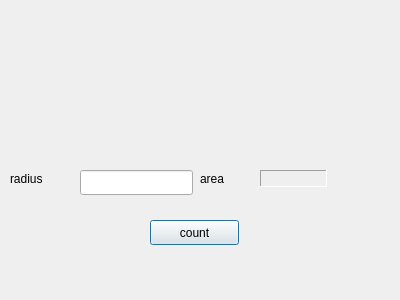
<?xml version="1.0" encoding="UTF-8"?>
<ui version="4.0">
 <class>Dialog</class>
 <widget class="QDialog" name="Dialog">
  <property name="geometry">
   <rect>
    <x>0</x>
    <y>0</y>
    <width>400</width>
    <height>300</height>
   </rect>
  </property>
  <property name="windowTitle">
   <string>Dialog</string>
  </property>
  <widget class="QLabel" name="radiusLabel">
   <property name="geometry">
    <rect>
     <x>10</x>
     <y>170</y>
     <width>41</width>
     <height>17</height>
    </rect>
   </property>
   <property name="text">
    <string>radius</string>
   </property>
  </widget>
  <widget class="QLabel" name="areaLabel_1">
   <property name="geometry">
    <rect>
     <x>200</x>
     <y>170</y>
     <width>31</width>
     <height>17</height>
    </rect>
   </property>
   <property name="frameShape">
    <enum>QFrame::NoFrame</enum>
   </property>
   <property name="frameShadow">
    <enum>QFrame::Plain</enum>
   </property>
   <property name="text">
    <string>area</string>
   </property>
  </widget>
  <widget class="QLabel" name="areaLabel_2">
   <property name="geometry">
    <rect>
     <x>260</x>
     <y>170</y>
     <width>67</width>
     <height>17</height>
    </rect>
   </property>
   <property name="frameShape">
    <enum>QFrame::Panel</enum>
   </property>
   <property name="frameShadow">
    <enum>QFrame::Sunken</enum>
   </property>
   <property name="text">
    <string/>
   </property>
  </widget>
  <widget class="QLineEdit" name="radiusLineEdit">
   <property name="geometry">
    <rect>
     <x>80</x>
     <y>170</y>
     <width>113</width>
     <height>25</height>
    </rect>
   </property>
  </widget>
  <widget class="QPushButton" name="countBtn">
   <property name="geometry">
    <rect>
     <x>150</x>
     <y>220</y>
     <width>89</width>
     <height>25</height>
    </rect>
   </property>
   <property name="text">
    <string>count</string>
   </property>
  </widget>
 </widget>
 <layoutdefault spacing="6" margin="11"/>
 <resources/>
 <connections/>
</ui>
